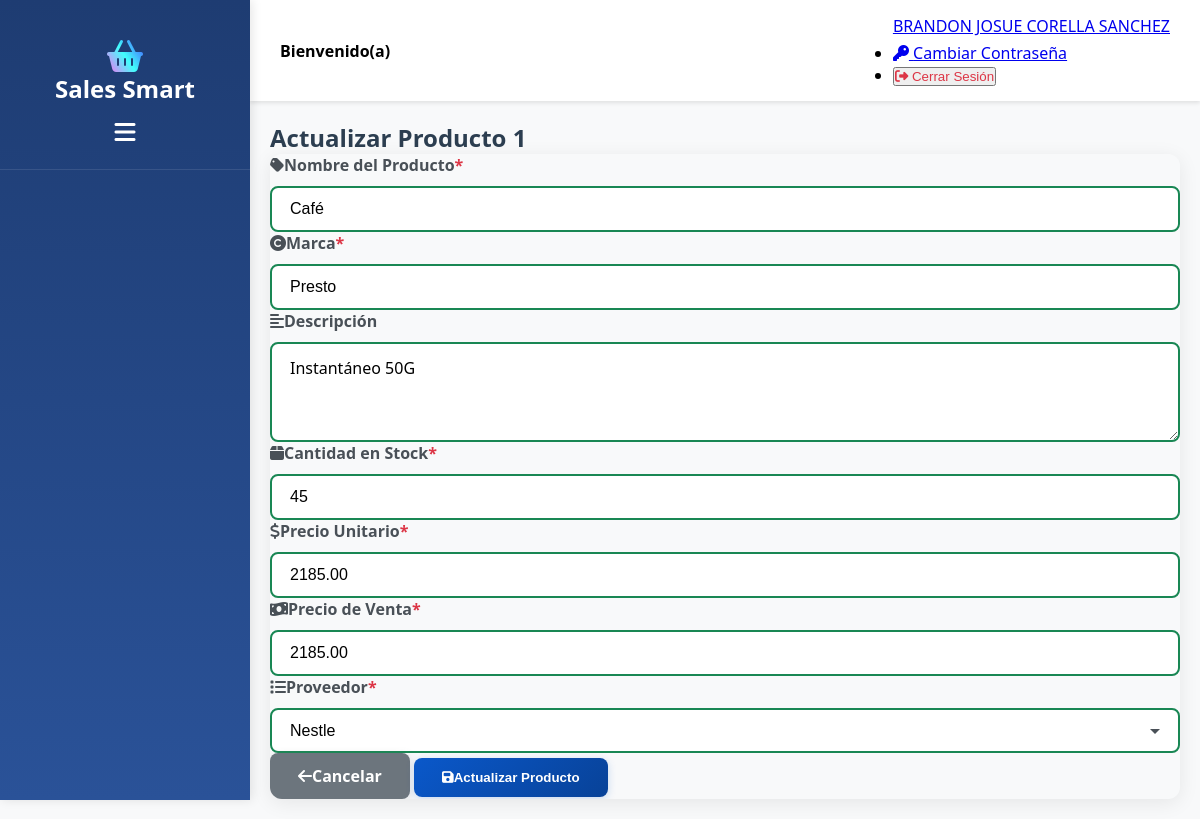
Page /View/Productos/ActualizarProducto.php?id=1 (signed in) on the earlier database version.
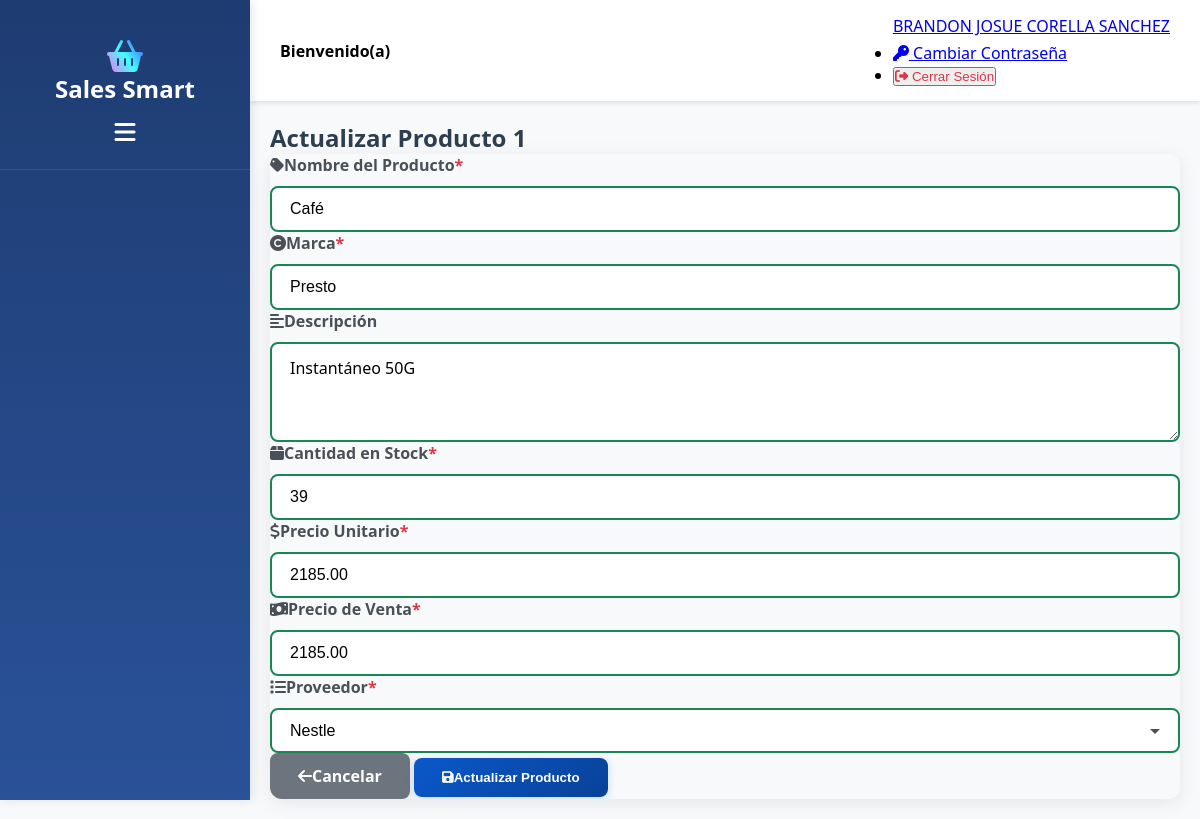
Same page on the later database version.
### tables this page shows
CREATE TABLE `tbproducto` (
  `idProducto` int NOT NULL AUTO_INCREMENT,
  `codigoBarras` varchar(255) NOT NULL,
  `nombre` varchar(255) NOT NULL,
  `marca` varchar(255) NOT NULL,
  `idCategoria` int NOT NULL,
  `descripcion` varchar(255) NOT NULL,
  `cantidad` int NOT NULL,
  `precioUnitario` decimal(10,2) DEFAULT NULL,
  `precio` decimal(10,2) DEFAULT NULL,
  `idProveedor` int NOT NULL,
  `estado` bit(1) NOT NULL DEFAULT b'1',
  PRIMARY KEY (`idProducto`),
  UNIQUE KEY `uq_tbproducto_codigoBarras` (`codigoBarras`),
  KEY `FK_PRODUCTO_CATEGORIA` (`idCategoria`),
  KEY `FK_PRODUCTO_PROVEEDOR` (`idProveedor`),
  CONSTRAINT `FK_PRODUCTO_CATEGORIA` FOREIGN KEY (`idCategoria`) REFERENCES `tbcategoria` (`idCategoria`),
  CONSTRAINT `FK_PRODUCTO_PROVEEDOR` FOREIGN KEY (`idProveedor`) REFERENCES `tbproveedores` (`idProveedor`)
);

### Model/ProductosModel.php (called while the page is built, shortened)
<?php
    function ConsultarProductoPorIdModel($idProducto)
    {
        try
        {
            $context = OpenConnection();
            $sentencia = "CALL ConsultarProductoPorId($idProducto)";
            $resultado = $context -> query($sentencia);
            $datos = null;
            while ($row = $resultado->fetch_assoc())
            {
                $datos = $row;
            }
            return $datos;
        }
        catch(Exception $error)
        {
            SaveError($error);
            return false;
        }
    }
?>

### Controller/ProductosController.php (called while the page is built, shortened)
<?php
    include_once $_SERVER['DOCUMENT_ROOT'] . '/SalesSmart/Model/ProductosModel.php';
    function ConsultarProductoPorId($idProducto)
    {
        return ConsultarProductoPorIdModel($idProducto);
    }
?>

### View/Productos/ActualizarProducto.php (the view, shortened to what the changed rows need)
<?php
    include_once $_SERVER['DOCUMENT_ROOT'] . '/SalesSmart/View/LayoutInterno.php';
    include_once $_SERVER['DOCUMENT_ROOT'] . '/SalesSmart/Controller/ProductosController.php';
    $idProducto = $_GET["id"];
    $producto = ConsultarProductoPorId($idProducto);
?>
<!doctype html>
<html lang="es">
<body>
    <div class="row mb-3">
        <div class="col-12 mt-4">
            <h2 class="text-center mb-3" style="color: #2c3e50; font-weight: 700;">Actualizar Producto <?php echo $idProducto ?></h2>
        </div>
    </div>
    <div class="card">
        <div class="card-body p-4">
            <form method="POST" action="" id="formProducto">
                <div class="row">
                    <div class="col-md-6 mb-4">
                        <label for="nombre" class="form-label-custom"> <i class="fa-solid fa-tag me-2"></i>Nombre del Producto <span class="text-danger">*</span></label>
                        <input type="text" class="form-control-custom" id="nombre" name="nombre" value="<?php echo $producto["nombre"] ?>" required >
                    </div>
                    <div class="col-md-6 mb-4">
                        <label for="marca" class="form-label-custom"> <i class="fa-solid fa-copyright me-2"></i>Marca <span class="text-danger">*</span> </label>
                        <input type="text" class="form-control-custom" id="marca" name="marca" value="<?php echo  $producto["marca"] ?>" required >
                    </div>
                    <div class="col-md-12 mb-4">
                        <label for="descripcion" class="form-label-custom"> <i class="fa-solid fa-align-left me-2"></i>Descripción </label>
                        <textarea class="form-control-custom" id="descripcion" name="descripcion" rows="3"><?php echo $producto['descripcion']; ?></textarea>
                    </div>
                    <div class="col-md-4 mb-4">
                        <label for="cantidad" class="form-label-custom"> <i class="fa-solid fa-box me-2"></i>Cantidad en Stock <span class="text-danger">*</span></label>
                        <input type="number" class="form-control-custom" id="cantidad" name="cantidad" value="<?php echo  $producto["cantidad"] ?>" min="0" required>
                    </div>
                    <div class="col-md-4 mb-4">
                        <label for="precioUnitario" class="form-label-custom"> <i class="fa-solid fa-dollar-sign me-2"></i>Precio Unitario <span class="text-danger">*</span> </label>
                        <input type="number" class="form-control-custom" id="precioUnitario" name="precioUnitario" value="<?php echo  $producto["precioUnitario"] ?>" step="0.01" min="0"  >
                    </div>
                    <div class="col-md-4 mb-4">
                        <label for="precio" class="form-label-custom"> <i class="fa-solid fa-money-bill-wave me-2"></i>Precio de Venta <span class="text-danger">*</span></label>
                        <input type="number" class="form-control-custom" id="precio" name="precio" value="<?php echo  $producto["precio"] ?>" step="0.01" min="0"  >
                    </div>
                </div>
            </form>
        </div>
    </div>
</body>
</html>

Differences in the rows shown:
changed tbproducto "Café": cantidad "45" → "39"
